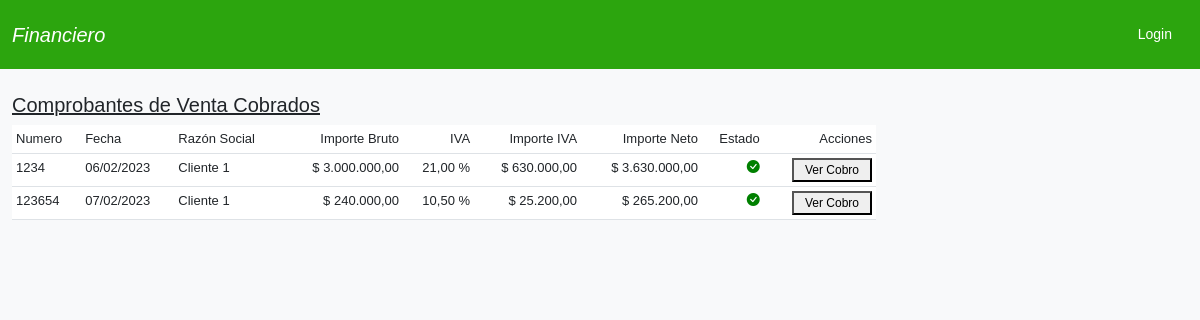
Screenshot of /factura-venta/cobradas/ with the database file from the repository.
### comprobantes/models.py (models this page shows, shortened)
class FacturaVenta(models.Model):
    numero = models.CharField(max_length=15)
    fecha = models.DateField()
    razon_social = models.ForeignKey(Cliente, on_delete=models.CASCADE, verbose_name='Cliente')
    categoria = models.ForeignKey(Categoria, on_delete=models.CASCADE)
    cantidad = models.IntegerField(blank=True, null=True)
    unidades = models.CharField(max_length=50, choices=UNIDADES,blank=True, null=True)
    importe = models.DecimalField(max_digits=10, decimal_places=2)
    iva = models.DecimalField(max_digits=4, decimal_places=2, default=21.0, verbose_name='% IVA')
    estado = models.BooleanField(default=False)
    created = models.DateField(auto_now_add=True)
    updated = models.DateField(auto_now=True)
    @property
    def importe_iva(self):
        return self.importe * (self.iva/100)
    @property
    def importe_total(self):
        return self.importe + (self.importe * self.iva/100)

class Cliente(models.Model):
    razon_social = models.CharField(max_length=50)
    domicilio = models.CharField(max_length=100)
    localidad = models.CharField(max_length=50)
    posicion_iva = models.CharField(max_length=50, verbose_name='Posición IVA', choices=IVA)
    cuit = models.CharField(max_length=50)
    estado = models.BooleanField(default=True)
    def __str__(self):
        return self.razon_social

### comprobantes/views.py (the view)
# urls.py: path('factura-venta/cobradas/', FacturasVentaCobradas.as_view(), name='factura-venta-cobradas'),
class FacturasVentaCobradas(ListView):
    model = FacturaVenta
    template_name = 'comprobantes/facturasventa_cobradas.html'
    def get_queryset(self):
        return FacturaVenta.objects.filter(estado=True)
    def get_context_data(self, **kwargs):
        context = super().get_context_data(**kwargs)
        return context

### comprobantes/templates/comprobantes/facturasventa_cobradas.html (shortened to what this page needs)
{% extends 'comprobantes/base.html' %}
{% block content %}
<div class="container">
    <br>
    {% if object_list %}
    <table class="table table-sm table-hover">
        <h3 style="font-size: 20px;text-decoration: underline;">Comprobantes de Venta Cobrados</h3>
        <thead style="background-color: rgb(250, 246, 17);">
            <th style="font-weight: 500;font-size:13px;">Numero</th>
            <th style="font-weight: 500;font-size:13px;">Fecha</th>
            <th style="font-weight: 500;font-size:13px;">Razón Social</th>
            <th style="font-weight: 500;font-size:13px;text-align: end;">Importe Bruto</th>
            <th style="font-weight: 500;font-size:13px;text-align: end;">IVA</th>
            <th style="font-weight: 500;font-size:13px;text-align: end;">Importe IVA</th>
            <th style="font-weight: 500;font-size:13px;text-align: end;">Importe Neto</th>
            <th style="font-weight: 500;font-size:13px;text-align: end;">Estado</th>
            <th style="font-weight: 500;font-size:13px;text-align: end;">Acciones</th>
        </thead>
        <tbody>
            {% for factura in object_list %}
            <td style="font-size:13px;">{{ factura.numero }}</td>
            <td style="font-size:13px;">{{ factura.fecha|date:'d/m/Y'}}</td>
            <td style="font-size:13px;">{{ factura.razon_social }}</td>
            <td style="font-size:13px;text-align: end;">$ {{ factura.importe|floatformat:"2g"}}</td>
            <td style="font-size:13px;text-align: end;">{{ factura.iva|floatformat:"2g"}} %</td>
            <td style="font-size:13px;text-align: end;">$ {{ factura.importe_iva|floatformat:"2g"}}</td>
            <td style="font-size:13px;text-align: end;">$ {{ factura.importe_total|floatformat:"2g"}}</td>
            <td style="font-size:13px;text-align: end;">{% if factura.estado == True %}<span style="color: green;"><i class="bi bi-check-circle-fill"></i></span>{% else %}<span style="color: red;"><i class="bi bi-check2-circle"></i></span>{% endif %}</td>
            <td style="font-size:13px;text-align: end;">
                <a href="{% url 'cobros-factura' factura.id %}"><button style="width: 80px;font-size: 12px;padding: 2px auto;">Ver Cobro</button></a>
            </td>
       </tbody>
            {% endfor %}
    </table>
    </div>
    {% else %}
     <center><p style="color: brown; font-size: 18px;">No hay Cobros de Comprobantes de Ventas</p></center>
    {% endif %}
</div>
{% endblock %}

### usuarios/static/css/estilos.css (style rules this page uses)
body { font-family: Arial, Helvetica, sans-serif; background-color: rgb(248, 249, 250); }

### comprobantes/templates/comprobantes/base.html (style rules this page uses)
body { font-family: Arial, Helvetica, sans-serif; }

### rows the page displays
FacturaVenta: numero "1234", fecha "06/02/2023", razon_social "Cliente 1", importe "3.000.000,00", iva "21,00", importe_iva "630.000,00", importe_total "3.630.000,00", estado True (drawn)
FacturaVenta: numero "123654", fecha "07/02/2023", razon_social "Cliente 1", importe "240.000,00", iva "10,50", importe_iva "25.200,00", importe_total "265.200,00", estado True (drawn)
